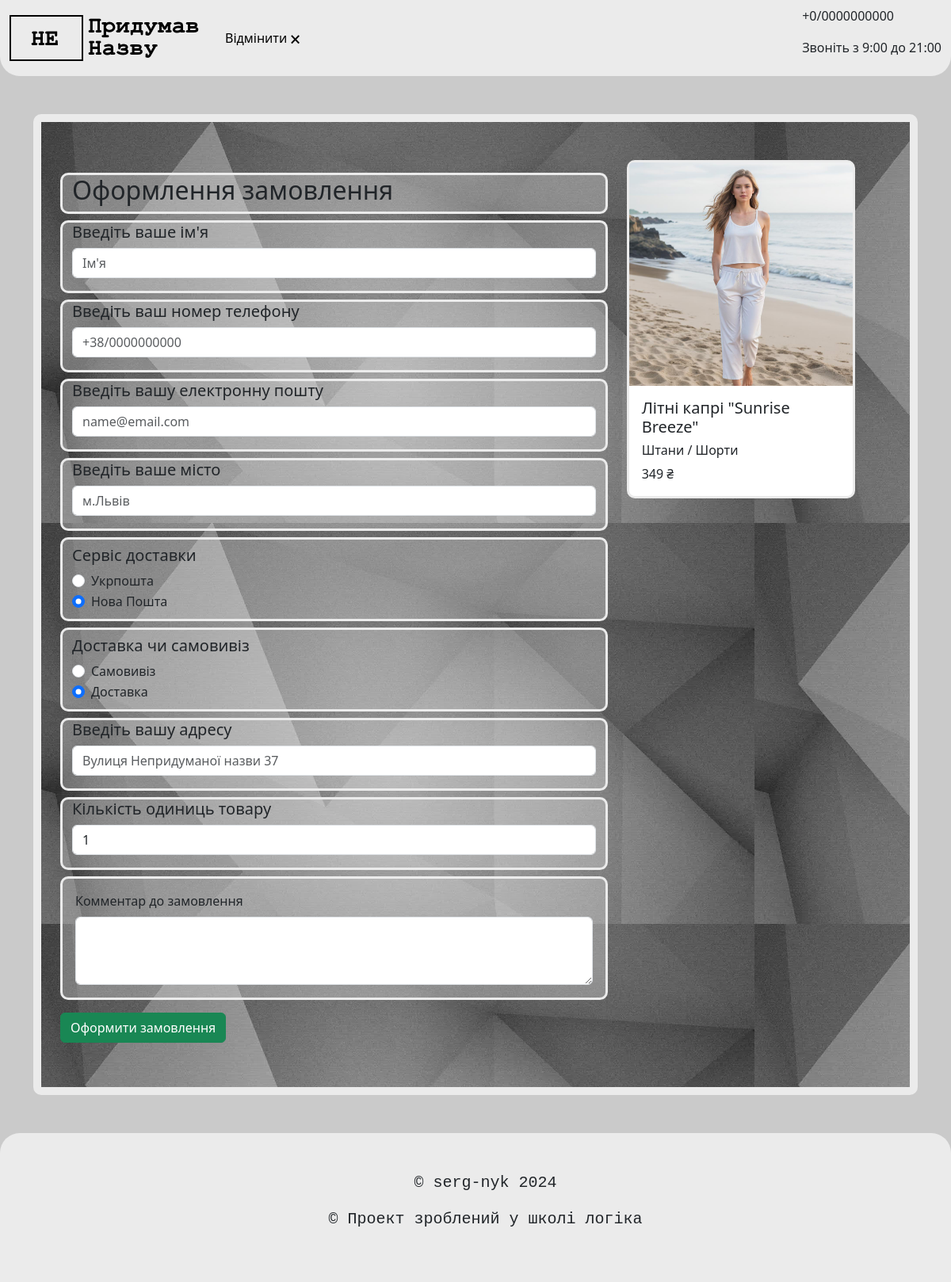
The page /product/22/order on the database its author committed.
### tables this page shows
CREATE TABLE "products" (
	"id"	INTEGER,
	"title"	TEXT NOT NULL,
	"description"	TEXT DEFAULT 'This product has no description / Цей продукт не має опису',
	"image"	TEXT,
	"date"	INTEGER DEFAULT CURRENT_TIMESTAMP,
	"category_id"	INTEGER,
	"price"	INTEGER,
	FOREIGN KEY("category_id") REFERENCES "categories"("id"),
	PRIMARY KEY("id" AUTOINCREMENT)
);

CREATE TABLE "categories" (
	"id"	INTEGER,
	"category"	TEXT NOT NULL,
	PRIMARY KEY("id" AUTOINCREMENT)
);

### main.py (the view, shortened to what this page needs)
@app.route("/product/<product_id>/order", methods = ["POST", "GET"])
def order(product_id):
    categories = db.get_all_categories()
    product = db.get_product(int(product_id))
    return render_template("order.html", title = product[1], product = product, categories = categories)

### sql_queries.py (called while the page is built)
    def open(self):
        self.connection = sqlite3.connect(self.dbname) # Підключаємося до бази даних
        self.cursor = self.connection.cursor()

    def close(self):
        self.cursor.close()
        self.connection.close()

    def get_all_categories(self):
        self.open()
        self.cursor.execute("SELECT * FROM categories")
        data = self.cursor.fetchall()
        self.close()
        return data

    def get_product(self, product_id):
        self.open()
        self.cursor.execute('''SELECT * FROM products WHERE "id"=?''', [product_id])
        data = self.cursor.fetchone()
        self.close()
        return data

### templates/order.html (shortened to what this page needs)
{% extends 'order-base-template.html' %} {% block content %}
<div class="container py-5">
  <div
    class="container product-img py-5"
    style="background-image: url('/static/img/background.jpg')"
  >
    <div class="container">
      <div class="row">
        <div class="col-12 col-md-8 py-2">
          <form action="" method="post">
            <div
              class="container small-outline my-2"
              style="background-color: #ebebeb50"
            >
              <h2>Оформлення замовлення</h2>
            </div>
            <div
              class="container small-outline my-2"
              style="background-color: #ebebeb50"
            >
              <h5>Введіть ваше ім'я</h5>
              <div class="mb-3">
                <input
                  name="name"
                  type="text"
                  class="form-control"
                  id="exampleFormControlInput1"
                  placeholder="Ім'я"
                  required
                />
              </div>
            </div>
            <div
              class="container small-outline my-2"
              style="background-color: #ebebeb50"
            >
              <h5>Введіть ваш номер телефону</h5>
              <div class="mb-3">
                <input
                  name="phone"
                  type="tel"
                  class="form-control"
                  id="exampleFormControlInput1"
                  placeholder="+38/0000000000"
                  required
                />
              </div>
            </div>
            <div
              class="container small-outline my-2"
              style="background-color: #ebebeb50"
            >
              <h5>Введіть вашу електронну пошту</h5>
              <div class="mb-3">
                <input
                  name="email"
                  type="email"
                  class="form-control"
                  id="exampleFormControlInput1"
                  placeholder="name@email.com"
                  required
                />
              </div>
            </div>
            <div
              class="container small-outline my-2"
              style="background-color: #ebebeb50"
            >
              <h5>Введіть ваше місто</h5>
              <div class="mb-3">
                <input
                  name="city"
                  type="text"
                  class="form-control"
                  id="exampleFormControlInput1"
                  placeholder="м.Львів"
                  required
                />
              </div>
            </div>
            <div
              class="container small-outline py-2 my-2"
              style="background-color: #ebebeb50"
            >
              <h5>Сервіс доставки</h5>
              <div class="form-check">
                <input
                  class="form-check-input"
                  type="radio"
                  name="post_service"
                  id="flexRadioDefault1"
                />
                <label class="form-check-label" for="flexRadioDefault1">
                  Укрпошта
                </label>
              </div>
              <div class="form-check">
                <input
                  class="form-check-input"
                  type="radio"
                  name="post_service"
                  id="flexRadioDefault2"
                  checked
                />
                <label class="form-check-label" for="flexRadioDefault2">
                  Нова Пошта
                </label>
              </div>
            </div>
            <div
              class="container small-outline py-2 my-2"
              style="background-color: #ebebeb50"
            >
              <h5>Доставка чи самовивіз</h5>
              <div class="form-check">
                <input
                  class="form-check-input"
                  type="radio"
                  name="delivery"
                  id="flexRadioDefault3"
                />
                <label class="form-check-label" for="flexRadioDefault3">
                  Самовивіз
                </label>
              </div>
              <div class="form-check">
                <input
                  class="form-check-input"
                  type="radio"
                  name="delivery"
                  id="flexRadioDefault4"
                  checked
                />
                <label class="form-check-label" for="flexRadioDefault4">
                  Доставка
                </label>
              </div>
            </div>
            <div
              class="container small-outline my-2"
              style="background-color: #ebebeb50"
            >
              <h5>Введіть вашу адресу</h5>
              <div class="mb-3">
                <input
                  name="address"
                  type="text"
                  class="form-control"
                  id="exampleFormControlInput1"
                  placeholder="Вулиця Непридуманої назви 37"
                  required
                />
              </div>
            </div>
            <div
              class="container small-outline my-2"
              style="background-color: #ebebeb50"
            >
              <h5>Кількість одиниць товару</h5>
              <div class="mb-3">
                <input
                  name="quantity"
                  type="number"
                  min="1"
                  max="100"
                  class="form-control"
                  id="exampleFormControlInput1"
                  placeholder="1"
                  value="1"
                  required
                />
              </div>
            </div>
            <div
              class="mb-3 small-outline p-3"
              style="background-color: #ebebeb50"
            >
              <label for="exampleFormControlTextarea1" class="form-label"
                >Комментар до замовлення</label
              >
              <textarea
                name="comment"
                class="form-control"
                id="exampleFormControlTextarea1"
                rows="3"
                placeholder=""
              ></textarea>
            </div>
            <button type="submit" class="btn btn-success">
              Оформити замовлення
            </button>
          </form>
        </div>
        <div class="col-12 col-md-4">{% include 'order_post_card.html' %}</div>
      </div>
    </div>
  </div>
</div>
{% endblock content %}

### templates/order_post_card.html
<div class="card small-outline" style="max-width: 18rem">
    <img
      src="{{ url_for('static', filename='img/'+product[3]) }}"
      class="card-img-top"
      alt="..."
    />
    <div class="card-body">
      <h5 class="card-title">{{product[1]}}</h5>
      <h6 class="card-text">{{categories[product[5]-1][1]}}</h6>
      <p class="card-text">{{product[6]}} ₴</p>
    </div>
  </div>

### static/style.css (style rules this page uses)
body { background: #cacaca; }
.product-img { border: 10px solid #ebebeb; border-radius: 10px; }
.small-outline { border: 3px solid #ebebeb; border-radius: 10px; }

### rows shown on the page
products: image (picture), title "Літні капрі \"Sunrise Breeze\"", price "349"
categories: category "Штани / Шорти"
